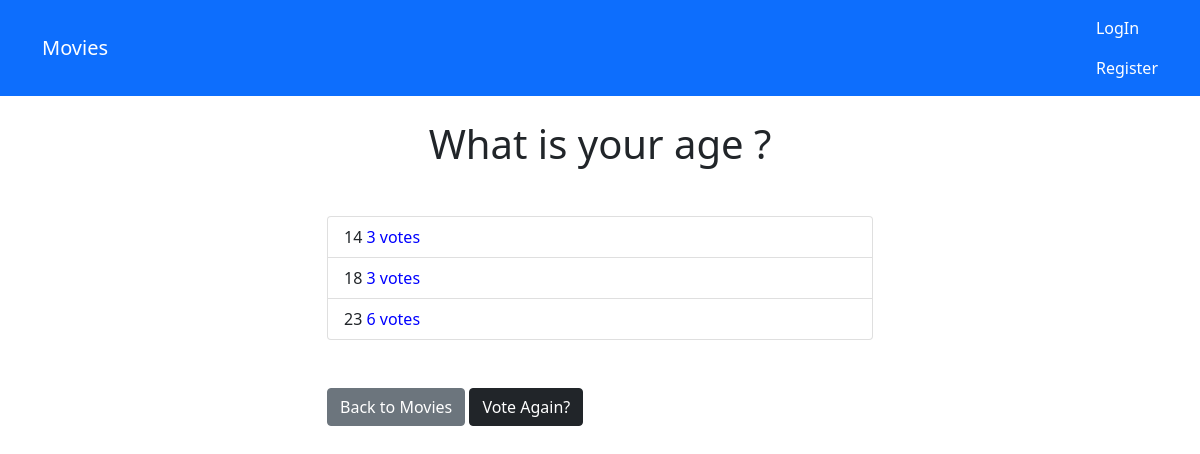
Page /movies/2/results/ on the committed database.
### movies/models.py (models this page shows, shortened)
class Question(models.Model):
    question_text = models.CharField(default='', max_length=200)

class Choice(models.Model):
    question = models.ForeignKey(Question, on_delete=models.CASCADE)
    choice_text = models.CharField(max_length=200)
    votes = models.IntegerField(default=0)

### movies/views.py (the view)
# urls.py: path('<int:question_id>/results/', views.results, name='results'),
def results(request, question_id):
    question = get_object_or_404(Question,pk=question_id)
    return render(request, 'movies/results.html', { 'question': question })

### templates/movies/results.html
{% extends 'base.html' %}
{% block content %}
<h1 class="mb-5 text-center">{{ question.question_text }}</h1>
<ul class="list-group mb-5">
    {% for choice in question.choice_set.all %}
    <li class="list-group-item">
        {{ choice.choice_text }} <span style="color:blue">
        {{ choice.votes }} vote{{ choice.votes | pluralize }}
    </span>
    </li>
    {% endfor %}
</ul>
<a class="btn btn-secondary" href="{% url 'movies:index' %}">Back to Movies</a>
<a class="btn btn-dark" href="{% url 'movies:detail' question.id %}">Vote Again?</a>
{% endblock %}

### rows in the picture
Question: question_text "What is your age ?"
Choice: choice_text "14", votes "3", votes|pluralize "s"
Choice: choice_text "18", votes "3", votes|pluralize "s"
Choice: choice_text "23", votes "6", votes|pluralize "s"
